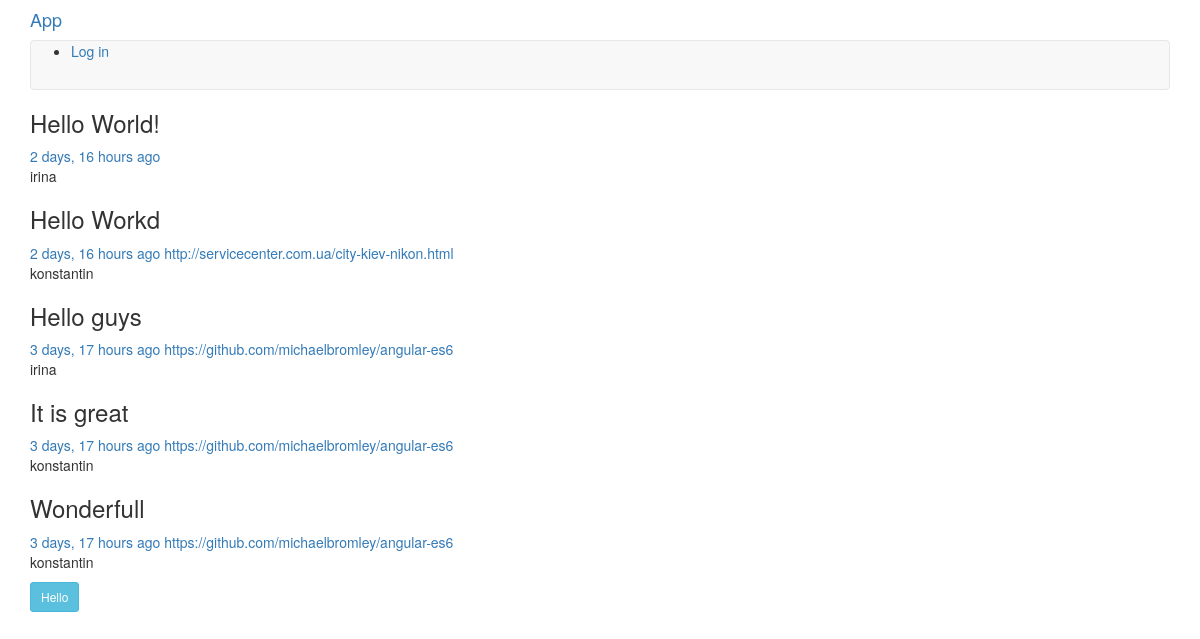
The page / on the database its author committed.
### blat/models.py (models this page shows, shortened)
class Blat(models.Model):
    text = models.TextField()
    created_on = models.DateTimeField(auto_now_add=True)
    via = models.URLField(blank=True)
    created_by = models.ForeignKey(User)

### blat/views.py (the view)
# urls.py: url(r'^$', views.IndexView.as_view(), name='homepage'),
class IndexView(generic.ListView):
    template_name = 'blat/blat.html'
    context_object_name = 'blat_list'
    def get_queryset(self):
        return Blat.objects.order_by('-created_on')[:100]

### blat/templates/blat/blat.html (shortened to what this page needs)
{% extends 'blat/head.html' %}
{% load humanize %}
{% block content %}
    {% if blat_list %}
    {% for blat in blat_list %}
        <h3>{{ blat.text }}</h3>
        <a href="{{ blat.id }}">{{ blat.created_on|naturaltime }}</a>
        <a href="{{ blat.via }}">{{ blat.via }}</a>
        <p>{{ blat.created_by }}</p>
    {%  endfor %}
{% else %}
(((
{% endif %}
    <button onclick="helloWorld('WTF?')" class="btn btn-sm btn-info">Hello</button>
{% endblock %}

### blat/templates/blat/head.html (shortened to what this page needs)
{% load staticfiles %}
<!DOCTYPE html>
<html lang="en">
<head>
    <link rel="stylesheet" href="{% static 'blat/bower_components/bootstrap/dist/css/bootstrap.min.css' %}">
</head>
<body class="container">
<h4><a href="{% url 'homepage' %}">App</a></h4>
<nav class="navbar navbar-default">
    <ul>
        {% if user.is_authenticated %}
            <p>logged as:</p><h6>{{ user }}</h6>
            <h6>{{ user.profile.bio }}</h6>
            <li><a href="{% url 'newblat' %}">Share blat</a></li>
            <li><a href="{% url 'myview' %}">My Blats</a></li>
            <li><a href="{% url 'logout' %}?next=/">Logout</a></li>
        {% else %}
            <li><a href="/login/?next=/">Log in</a></li>
        {% endif %}
    </ul>
</nav>
<section>
    {% block content %}{% endblock %}
</section>
</body>
</html>

### rows shown on the page
Blat: text "Hello World!", created_on "2 days, 16 hours ago", created_by "irina"
Blat: text "Hello Workd", created_on "2 days, 16 hours ago", via "http://servicecenter.com.ua/city-kiev-nikon.html", created_by "konstantin"
Blat: text "Hello guys", created_on "3 days, 17 hours ago", via "https://github.com/michaelbromley/angular-es6", created_by "irina"
Blat: text "It is great", created_on "3 days, 17 hours ago", via "https://github.com/michaelbromley/angular-es6", created_by "konstantin"
Blat: text "Wonderfull", created_on "3 days, 17 hours ago", via "https://github.com/michaelbromley/angular-es6", created_by "konstantin"
